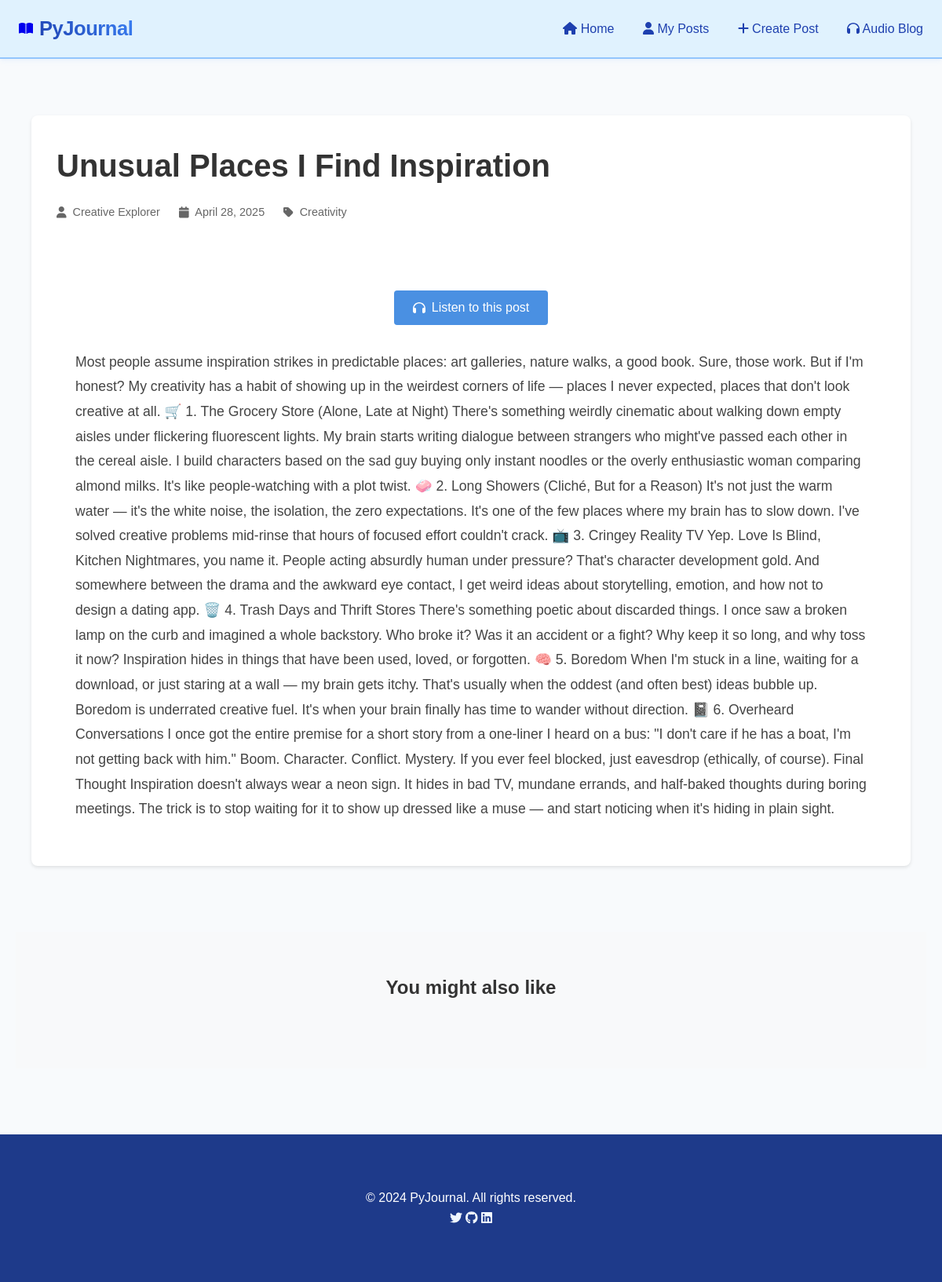
/post/1, run on the app's committed database.
### app.py (models this page shows)
class Post(db.Model):
    id = db.Column(db.Integer, primary_key=True)
    title = db.Column(db.String(200), nullable=False)
    content = db.Column(db.Text, nullable=False)
    author = db.Column(db.String(100), nullable=False)
    image_url = db.Column(db.String(500), nullable=False)
    date_posted = db.Column(db.DateTime, nullable=False, default=datetime.utcnow)
    category = db.Column(db.String(50), nullable=False)

### app.py (the view)
@app.route('/post/<int:post_id>')
def post(post_id):
    try:
        post = Post.query.get_or_404(post_id)
        return render_template('post.html', post=post)
    except Exception as e:
        logger.error(f"Error in post route: {str(e)}")
        return "Post not found", 404

### templates/post.html (shortened to what this page needs)
{% extends "base.html" %}
{% block content %}
<section class="post-detail">
    <div class="container">
        <article class="post">
            <div class="post-header">
                <h1>{{ post.title }}</h1>
                <div class="post-meta">
                    <span class="author"><i class="fas fa-user"></i> {{ post.author }}</span>
                    <span class="date"><i class="fas fa-calendar"></i> {{ post.date_posted.strftime('%B %d, %Y') }}</span>
                    <span class="category"><i class="fas fa-tag"></i> {{ post.category }}</span>
                </div>
            </div>
            <div class="post-content">
                <div class="audio-controls">
                    <button id="playAudio" class="btn-audio">
                        <i class="fas fa-headphones"></i> Listen to this post
                    </button>
                </div>
                <div class="post-text">
                    {{ post.content | safe }}
                </div>
            </div>
        </article>
    </div>
</section>
<section class="related-posts">
    <div class="container">
        <h2>You might also like</h2>
    </div>
</section>
{% endblock %}

### templates/base.html (shortened to what this page needs)
<!DOCTYPE html>
<html lang="en">
<head>
    <link rel="stylesheet" href="https://cdnjs.cloudflare.com/ajax/libs/font-awesome/6.0.0/css/all.min.css">
    <link rel="stylesheet" href="{{ url_for('static', filename='css/style.css') }}?v=1.2">
    <link rel="stylesheet" href="{{ url_for('static', filename='css/post.css') }}?v=1.0">
</head>
<body>
    <nav class="navbar">
        <div class="container">
            <a href="{{ url_for('home') }}" class="logo">
                <div class="logo-container">
                    <i class="fas fa-book-open"></i>
                    <span class="logo-text">PyJournal</span>
                </div>
            </a>
            <div class="nav-links">
                <a href="{{ url_for('home') }}"><i class="fas fa-home"></i> Home</a>
                <a href="{{ url_for('my_posts') }}"><i class="fas fa-user"></i> My Posts</a>
                <a href="{{ url_for('create') }}"><i class="fas fa-plus"></i> Create Post</a>
                <a href="{{ url_for('audio_blog') }}"><i class="fas fa-headphones"></i> Audio Blog</a>
            </div>
        </div>
    </nav>
    <main class="container">
        {% block content %}{% endblock %}
    </main>
    <footer>
        <div class="container">
            <div class="footer-content">
                <p>&copy; 2024 PyJournal. All rights reserved.</p>
                <div class="social-links">
                    <a href="#" aria-label="Twitter"><i class="fab fa-twitter"></i></a>
                    <a href="#" aria-label="GitHub"><i class="fab fa-github"></i></a>
                    <a href="#" aria-label="LinkedIn"><i class="fab fa-linkedin"></i></a>
                </div>
            </div>
        </div>
    </footer>
</body>
</html>

### static/css/style.css (style rules this page uses)
:root { --primary-color: #93c5fd; --secondary-color: #60a5fa; --accent-color: #3b82f6; --text-color: #1e40af; --background-color: #f8fafc; --border-color: #dbeafe; --light-gray: #eff6ff; --white: #ffffff; --dark-bg: #1e3a8a; --book-color: #eff6ff; --card-shadow: 0 4px 6px -1px rgba(147, 197, 253, 0.1), 0 2px 4px -1px rgba(147, 197, 253, 0.06); --hover-shadow: 0 10px 15px -3px rgba(147, 197, 253, 0.1), 0 4px 6px -2px rgba(147, 197, 253, 0.05); }
* { margin: 0; padding: 0; box-sizing: border-box; }
body { font-family: 'Arial', sans-serif; line-height: 1.6; color: var(--text-color); background-color: var(--background-color); }
.container { max-width: 1200px; margin: 0 auto; padding: 20px; }
.navbar { background-color: #e0f2fe; box-shadow: var(--card-shadow); padding: 1rem 0; position: sticky; top: 0; z-index: 1000; backdrop-filter: blur(10px); border-bottom: 2px solid #93c5fd; }
.navbar .container { display: flex; justify-content: space-between; align-items: center; padding: 0 1.5rem; }
.logo { text-decoration: none; display: flex; align-items: center; transition: transform 0.3s ease; }
.logo-container { display: flex; align-items: center; gap: 0.5rem; }
.logo-text { font-size: 1.6rem; font-weight: 800; background: linear-gradient(45deg, #1e40af, #3b82f6); -webkit-background-clip: text; -webkit-text-fill-color: transparent; letter-spacing: -0.5px; }
.nav-links a { margin-left: 2rem; text-decoration: none; color: #1e40af; font-weight: 500; position: relative; padding: 0.5rem 0; font-size: 1rem; transition: color 0.3s ease; }
.nav-links a::after { content: ''; position: absolute; bottom: 0; left: 0; width: 0; height: 2px; background: linear-gradient(45deg, var(--primary-color), var(--secondary-color)); transition: width 0.3s; }
.post-content { padding: 1.5rem; }
.post-meta { display: flex; gap: 1rem; color: #666; font-size: 0.9rem; margin-bottom: 1rem; }
footer { background-color: var(--dark-bg); color: var(--white); padding: 3rem 0; margin-top: 4rem; }
footer .container { text-align: center; }
.social-links a { color: var(--light-gray); transition: color 0.3s ease; }
.audio-controls { margin: 2rem 0; text-align: center; }
.btn-audio { background-color: var(--primary-color); color: white; border: none; padding: 1rem 2rem; border-radius: 50px; font-size: 1.1rem; cursor: pointer; transition: all 0.3s ease; display: flex; align-items: center; gap: 0.5rem; margin: 0 auto; }

### static/css/post.css (style rules this page uses)
.post-detail { padding: 2rem 0; }
.post { background: #fff; border-radius: 8px; box-shadow: 0 2px 4px rgba(0, 0, 0, 0.1); padding: 2rem; margin-bottom: 2rem; }
.post-header { margin-bottom: 2rem; }
.post-header h1 { font-size: 2.5rem; margin-bottom: 1rem; color: #333; }
.post-meta { display: flex; gap: 1.5rem; color: #666; font-size: 0.9rem; }
.post-meta span { display: flex; align-items: center; gap: 0.5rem; }
.post-content { line-height: 1.6; color: #444; }
.audio-controls { margin-bottom: 2rem; text-align: center; }
.btn-audio { background: #4a90e2; color: white; border: none; padding: 0.8rem 1.5rem; border-radius: 4px; cursor: pointer; font-size: 1rem; transition: background 0.3s; }
.post-text { font-size: 1.1rem; line-height: 1.8; }
.related-posts { padding: 2rem 0; background: #f8f9fa; }
.related-posts h2 { text-align: center; margin-bottom: 2rem; color: #333; }

### data on the page
Post: title "Unusual Places I Find Inspiration", author "Creative Explorer", date_posted "April 28, 2025", category "Creativity", content "Most people assume inspiration strikes in predictable places: art galleries, nature walks, a good book. Sure, those work. But if I'm honest? My creativity has a habit of showing up in the weirdest corners of life — places I never expected, places that don't look creative at all. 🛒 1. The Grocery Store (Alone, Late at Night) There's something weirdly cinematic about walking down empty aisles under flickering fluorescent lights. My brain starts writing dialogue between strangers who might've passed each other in the cereal aisle. I build characters based on the sad guy buying only instant noodles or the overly enthusiastic woman comparing almond milks. It's like people-watching with a plot…"
